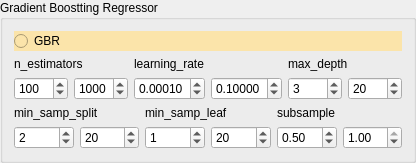
          <widget class="QGroupBox" name="groupBox_5">
           <property name="title">
            <string>Gradient Boostting Regressor</string>
           </property>
           <layout class="QGridLayout" name="gridLayout_47">
            <item row="0" column="0">
             <widget class="QRadioButton" name="radioButton_gbr">
              <property name="toolTip">
               <string>Gaussian Process Regressor</string>
              </property>
              <property name="styleSheet">
               <string notr="true">background-color: rgb(251, 228, 170);</string>
              </property>
              <property name="text">
               <string>GBR</string>
              </property>
              <attribute name="buttonGroup">
               <string notr="true">buttonGroup</string>
              </attribute>
             </widget>
            </item>
            <item row="1" column="0">
             <layout class="QGridLayout" name="gridLayout_31">
              <item row="0" column="0">
               <layout class="QGridLayout" name="gridLayout_29">
                <item row="0" column="0">
                 <layout class="QGridLayout" name="gridLayout_23">
                  <item row="0" column="0" colspan="2">
                   <widget class="QLabel" name="label_20">
                    <property name="text">
                     <string>n_estimators</string>
                    </property>
                   </widget>
                  </item>
                  <item row="1" column="0">
                   <widget class="QSpinBox" name="spinBox_estim_gbr_min">
                    <property name="maximum">
                     <number>5000</number>
                    </property>
                    <property name="singleStep">
                     <number>50</number>
                    </property>
                    <property name="value">
                     <number>100</number>
                    </property>
                   </widget>
                  </item>
                  <item row="1" column="1">
                   <widget class="QSpinBox" name="spinBox_estim_gbr_max">
                    <property name="maximum">
                     <number>5000</number>
                    </property>
                    <property name="singleStep">
                     <number>50</number>
                    </property>
                    <property name="value">
                     <number>1000</number>
                    </property>
                   </widget>
                  </item>
                 </layout>
                </item>
                <item row="0" column="1">
                 <layout class="QGridLayout" name="gridLayout_24">
                  <item row="1" column="0">
                   <widget class="QDoubleSpinBox" name="doubleSpinBox_lr_gbr_min">
                    <property name="decimals">
                     <number>5</number>
                    </property>
                    <property name="minimum">
                     <double>0.000010000000000</double>
                    </property>
                    <property name="maximum">
                     <double>1.000000000000000</double>
                    </property>
                    <property name="singleStep">
                     <double>0.010000000000000</double>
                    </property>
                    <property name="value">
                     <double>0.000100000000000</double>
                    </property>
                   </widget>
                  </item>
                  <item row="1" column="1">
                   <widget class="QDoubleSpinBox" name="doubleSpinBox_lr_gbr_max">
                    <property name="decimals">
                     <number>5</number>
                    </property>
                    <property name="minimum">
                     <double>0.000010000000000</double>
                    </property>
                    <property name="maximum">
                     <double>1.000000000000000</double>
                    </property>
                    <property name="singleStep">
                     <double>0.010000000000000</double>
                    </property>
                    <property name="value">
                     <double>0.100000000000000</double>
                    </property>
                   </widget>
                  </item>
                  <item row="0" column="0" colspan="2">
                   <widget class="QLabel" name="label_21">
                    <property name="text">
                     <string>learning_rate</string>
                    </property>
                   </widget>
                  </item>
                 </layout>
                </item>
                <item row="0" column="2">
                 <layout class="QGridLayout" name="gridLayout_25">
                  <item row="1" column="0">
                   <widget class="QSpinBox" name="spinBox_depth_gbr_min">
                    <property name="maximum">
                     <number>5000</number>
                    </property>
                    <property name="singleStep">
                     <number>1</number>
                    </property>
                    <property name="value">
                     <number>3</number>
                    </property>
                   </widget>
                  </item>
                  <item row="1" column="1">
                   <widget class="QSpinBox" name="spinBox_depth_gbr_max">
                    <property name="maximum">
                     <number>5000</number>
                    </property>
                    <property name="singleStep">
                     <number>1</number>
                    </property>
                    <property name="value">
                     <number>20</number>
                    </property>
                   </widget>
                  </item>
                  <item row="0" column="0" colspan="2">
                   <widget class="QLabel" name="label_22">
                    <property name="text">
                     <string>max_depth</string>
                    </property>
                   </widget>
                  </item>
                 </layout>
                </item>
               </layout>
              </item>
              <item row="1" column="0">
               <layout class="QGridLayout" name="gridLayout_30">
                <item row="0" column="0">
                 <layout class="QGridLayout" name="gridLayout_26">
                  <item row="0" column="0" colspan="2">
                   <widget class="QLabel" name="label_23">
                    <property name="text">
                     <string>min_samp_split</string>
                    </property>
                   </widget>
                  </item>
                  <item row="1" column="0">
                   <widget class="QSpinBox" name="spinBox_min_split_gbr_min">
                    <property name="maximum">
                     <number>5000</number>
                    </property>
                    <property name="singleStep">
                     <number>1</number>
                    </property>
                    <property name="value">
                     <number>2</number>
                    </property>
                   </widget>
                  </item>
                  <item row="1" column="1">
                   <widget class="QSpinBox" name="spinBox_min_split_gbr_max">
                    <property name="maximum">
                     <number>5000</number>
                    </property>
                    <property name="singleStep">
                     <number>1</number>
                    </property>
                    <property name="value">
                     <number>20</number>
                    </property>
                   </widget>
                  </item>
                 </layout>
                </item>
                <item row="0" column="1">
                 <layout class="QGridLayout" name="gridLayout_27">
                  <item row="0" column="0" colspan="2">
                   <widget class="QLabel" name="label_24">
                    <property name="text">
                     <string>min_samp_leaf</string>
                    </property>
                   </widget>
                  </item>
                  <item row="1" column="0">
                   <widget class="QSpinBox" name="spinBox_min_leaf_gbr_min">
                    <property name="maximum">
                     <number>5000</number>
                    </property>
                    <property name="singleStep">
                     <number>1</number>
                    </property>
                    <property name="value">
                     <number>1</number>
                    </property>
                   </widget>
                  </item>
                  <item row="1" column="1">
                   <widget class="QSpinBox" name="spinBox_min_leaf_gbr_max">
                    <property name="maximum">
                     <number>5000</number>
                    </property>
                    <property name="singleStep">
                     <number>1</number>
                    </property>
                    <property name="value">
                     <number>20</number>
                    </property>
                   </widget>
                  </item>
                 </layout>
                </item>
                <item row="0" column="2">
                 <layout class="QGridLayout" name="gridLayout_28">
                  <item row="0" column="0" colspan="2">
                   <widget class="QLabel" name="label_25">
                    <property name="text">
                     <string>subsample</string>
                    </property>
                   </widget>
                  </item>
                  <item row="1" column="0">
                   <widget class="QDoubleSpinBox" name="doubleSpinBox_subsample_gbr_min">
                    <property name="maximum">
                     <double>1.000000000000000</double>
                    </property>
                    <property name="singleStep">
                     <double>0.100000000000000</double>
                    </property>
                    <property name="value">
                     <double>0.500000000000000</double>
                    </property>
                   </widget>
                  </item>
                  <item row="1" column="1">
                   <widget class="QDoubleSpinBox" name="doubleSpinBox_subsample_gbr_max">
                    <property name="maximum">
                     <double>1.000000000000000</double>
                    </property>
                    <property name="singleStep">
                     <double>0.100000000000000</double>
                    </property>
                    <property name="value">
                     <double>1.000000000000000</double>
                    </property>
                   </widget>
                  </item>
                 </layout>
                </item>
               </layout>
              </item>
             </layout>
            </item>
           </layout>
          </widget>
